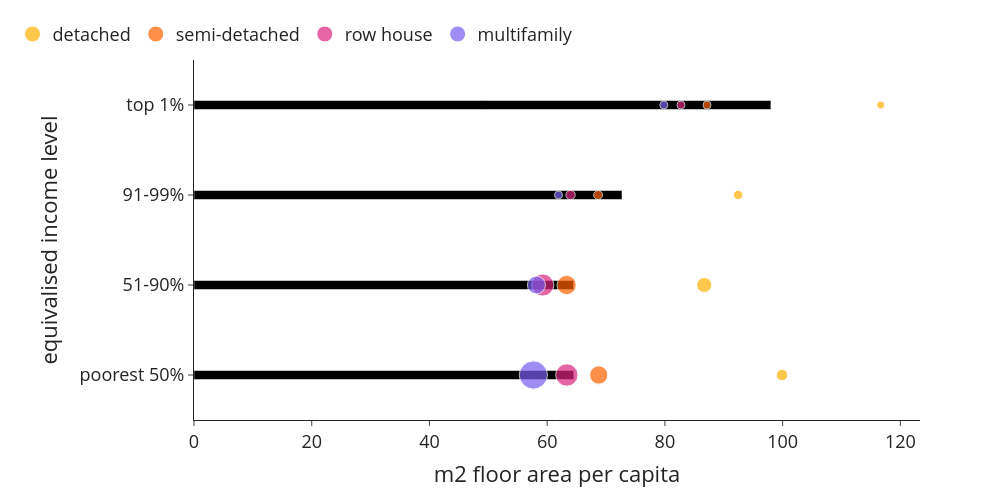

Write notebook code for a chart like this one.
### Markdown cell above
#### Floor area

### Code cell
bubblechart((use['size'+year+'pp_w1']*use['n_hhd']), use['n_hhd'], use['n_hhd'], 0, 1, 'm2 floor area per capita', class_name_long, 'm2_per_cappp_class_type')

### Figure 1 — Plotly figure (JSON) as saved in the notebook; plotly's stock layout.template omitted (floating-point values rounded to 4 significant figures)
{"data": [{"alignmentgroup": "True", "hovertemplate": "m2 floor area per capita=%{x}<br>equivalised income level=%{y}<extra></extra>", "legendgroup": "", "marker": {"color": "#000000", "pattern": {"shape": ""}}, "name": "", "offsetgroup": "", "orientation": "h", "showlegend": false, "textposition": "auto", "type": "bar", "x": [64.52, 64.49, 72.71, 98.01], "xaxis": "x", "y": ["poorest 50%", "51-90%", "91-99%", "top 1%"], "yaxis": "y"}, {"legendrank": 0, "marker": {"color": "#ffb000", "size": [274760, 474925, 185805, 32545], "sizemin": 4, "sizemode": "area", "sizeref": 4175.0}, "mode": "markers", "name": "detached", "showlegend": true, "type": "scatter", "x": [99.89, 86.68, 92.44, 116.7], "y": ["poorest 50%", "51-90%", "91-99%", "top 1%"]}, {"legendrank": 1, "marker": {"color": "#fe6100", "size": [697320, 773700, 164995, 13715], "sizemin": 4, "sizemode": "area", "sizeref": 4175.0}, "mode": "markers", "name": "semi-detached", "showlegend": true, "type": "scatter", "x": [68.76, 63.3, 68.65, 87.15], "y": ["poorest 50%", "51-90%", "91-99%", "top 1%"]}, {"legendrank": 2, "marker": {"color": "#dc267f", "size": [1041405, 1020550, 182370, 11715], "sizemin": 4, "sizemode": "area", "sizeref": 4175.0}, "mode": "markers", "name": "row house", "showlegend": true, "type": "scatter", "x": [63.34, 59.25, 63.97, 82.73], "y": ["poorest 50%", "51-90%", "91-99%", "top 1%"]}, {"legendrank": 3, "marker": {"color": "#785ef0", "size": [1669805, 677405, 129840, 15350], "sizemin": 4, "sizemode": "area", "sizeref": 4175.0}, "mode": "markers", "name": "multifamily", "showlegend": true, "type": "scatter", "x": [57.65, 58.17, 61.92, 79.82], "y": ["poorest 50%", "51-90%", "91-99%", "top 1%"]}], "layout": {"bargap": 0.9, "barmode": "relative", "font": {"size": 18}, "height": 500, "legend": {"orientation": "h", "tracegroupgap": 0, "x": -0.25, "xanchor": "left", "y": 1.02, "yanchor": "bottom"}, "margin": {"t": 60}, "width": 1000, "xaxis": {"anchor": "y", "domain": [0, 1], "title": {"text": "m2 floor area per capita"}}, "yaxis": {"anchor": "x", "domain": [0, 1], "title": {"text": "equivalised income level"}}}}
